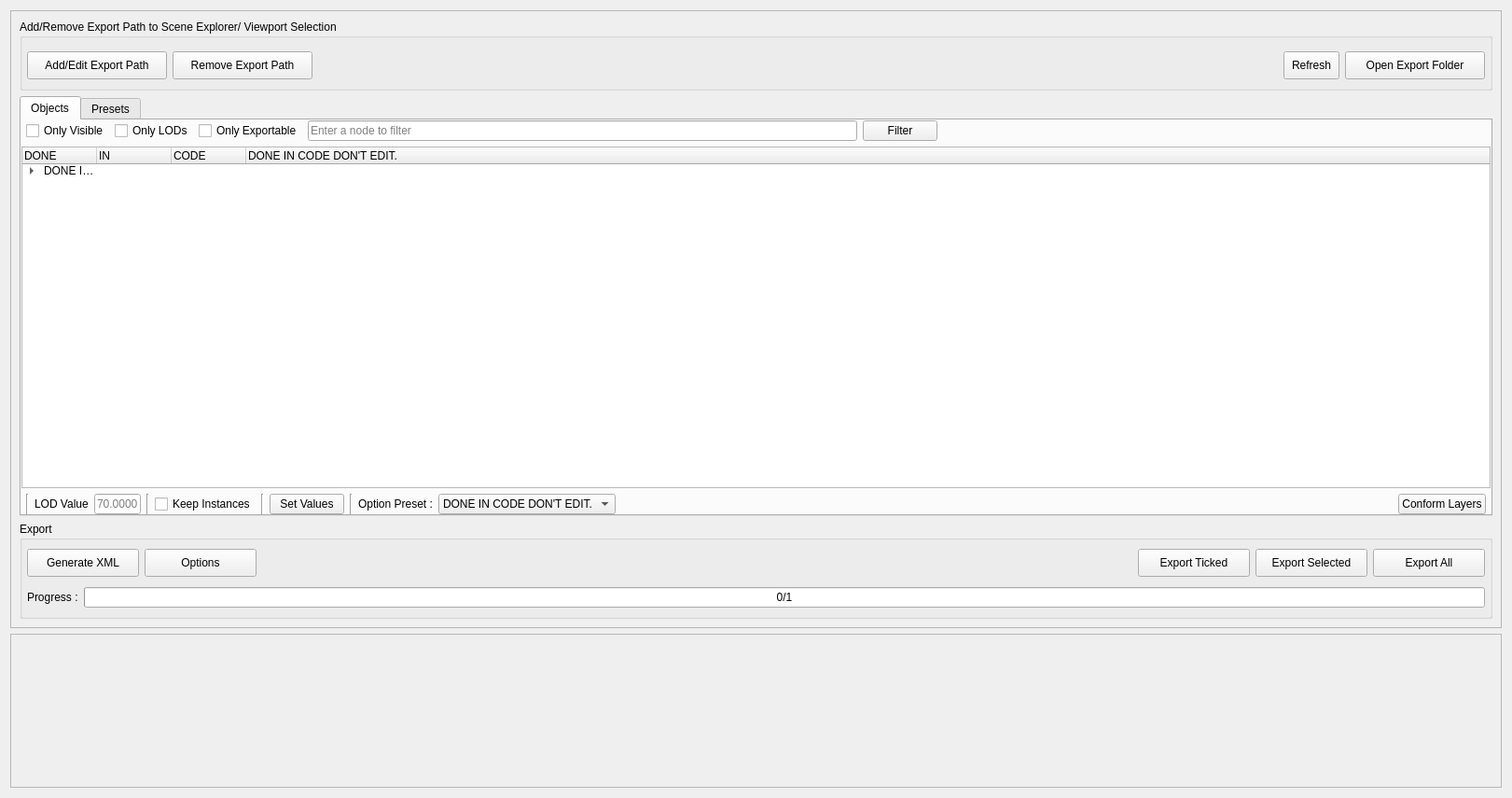
<?xml version="1.0" encoding="UTF-8"?>
<ui version="4.0">
 <class>MultiExporter</class>
 <widget class="QWidget" name="MultiExporter">
  <property name="geometry">
   <rect>
    <x>0</x>
    <y>0</y>
    <width>1621</width>
    <height>855</height>
   </rect>
  </property>
  <property name="minimumSize">
   <size>
    <width>679</width>
    <height>450</height>
   </size>
  </property>
  <property name="focusPolicy">
   <enum>Qt::StrongFocus</enum>
  </property>
  <property name="windowTitle">
   <string>Multi Exporter</string>
  </property>
  <layout class="QVBoxLayout" name="verticalLayout_8">
   <item>
    <widget class="QScrollArea" name="scrollArea">
     <property name="sizePolicy">
      <sizepolicy hsizetype="Expanding" vsizetype="Preferred">
       <horstretch>0</horstretch>
       <verstretch>80</verstretch>
      </sizepolicy>
     </property>
     <property name="widgetResizable">
      <bool>true</bool>
     </property>
     <widget class="QWidget" name="scrollAreaWidgetContents">
      <property name="geometry">
       <rect>
        <x>0</x>
        <y>0</y>
        <width>1601</width>
        <height>663</height>
       </rect>
      </property>
      <property name="minimumSize">
       <size>
        <width>300</width>
        <height>400</height>
       </size>
      </property>
      <layout class="QVBoxLayout" name="verticalLayout">
       <item>
        <widget class="QGroupBox" name="groupBox">
         <property name="minimumSize">
          <size>
           <width>0</width>
           <height>0</height>
          </size>
         </property>
         <property name="title">
          <string>Add/Remove Export Path to Scene Explorer/ Viewport Selection</string>
         </property>
         <layout class="QVBoxLayout" name="verticalLayout_5">
          <property name="leftMargin">
           <number>0</number>
          </property>
          <property name="rightMargin">
           <number>0</number>
          </property>
          <item>
           <spacer name="verticalSpacer">
            <property name="orientation">
             <enum>Qt::Vertical</enum>
            </property>
            <property name="sizeType">
             <enum>QSizePolicy::Minimum</enum>
            </property>
            <property name="sizeHint" stdset="0">
             <size>
              <width>20</width>
              <height>5</height>
             </size>
            </property>
           </spacer>
          </item>
          <item>
           <layout class="QHBoxLayout" name="horizontalLayout_2">
            <property name="leftMargin">
             <number>5</number>
            </property>
            <property name="topMargin">
             <number>0</number>
            </property>
            <property name="rightMargin">
             <number>5</number>
            </property>
            <property name="bottomMargin">
             <number>0</number>
            </property>
            <item>
             <widget class="QPushButton" name="btnAddExport">
              <property name="sizePolicy">
               <sizepolicy hsizetype="Preferred" vsizetype="Fixed">
                <horstretch>0</horstretch>
                <verstretch>0</verstretch>
               </sizepolicy>
              </property>
              <property name="minimumSize">
               <size>
                <width>150</width>
                <height>30</height>
               </size>
              </property>
              <property name="text">
               <string>Add/Edit Export Path</string>
              </property>
             </widget>
            </item>
            <item>
             <widget class="QPushButton" name="btnRemoveExport">
              <property name="sizePolicy">
               <sizepolicy hsizetype="Preferred" vsizetype="Fixed">
                <horstretch>0</horstretch>
                <verstretch>0</verstretch>
               </sizepolicy>
              </property>
              <property name="minimumSize">
               <size>
                <width>150</width>
                <height>30</height>
               </size>
              </property>
              <property name="text">
               <string>Remove Export Path</string>
              </property>
             </widget>
            </item>
            <item>
             <spacer name="horizontalSpacer_4">
              <property name="orientation">
               <enum>Qt::Horizontal</enum>
              </property>
              <property name="sizeType">
               <enum>QSizePolicy::Expanding</enum>
              </property>
              <property name="sizeHint" stdset="0">
               <size>
                <width>40</width>
                <height>20</height>
               </size>
              </property>
             </spacer>
            </item>
            <item>
             <widget class="QPushButton" name="btnRefresh">
              <property name="sizePolicy">
               <sizepolicy hsizetype="Minimum" vsizetype="Fixed">
                <horstretch>0</horstretch>
                <verstretch>0</verstretch>
               </sizepolicy>
              </property>
              <property name="minimumSize">
               <size>
                <width>60</width>
                <height>30</height>
               </size>
              </property>
              <property name="maximumSize">
               <size>
                <width>30</width>
                <height>30</height>
               </size>
              </property>
              <property name="text">
               <string>Refresh</string>
              </property>
              <property name="shortcut">
               <string>R</string>
              </property>
              <property name="autoDefault">
               <bool>false</bool>
              </property>
              <property name="default">
               <bool>false</bool>
              </property>
              <property name="flat">
               <bool>false</bool>
              </property>
             </widget>
            </item>
            <item>
             <widget class="QPushButton" name="btnOpenExportFolder">
              <property name="minimumSize">
               <size>
                <width>150</width>
                <height>30</height>
               </size>
              </property>
              <property name="text">
               <string>Open Export Folder</string>
              </property>
             </widget>
            </item>
           </layout>
          </item>
         </layout>
        </widget>
       </item>
       <item>
        <widget class="QTabWidget" name="tabWidget">
         <property name="enabled">
          <bool>true</bool>
         </property>
         <property name="currentIndex">
          <number>0</number>
         </property>
         <property name="documentMode">
          <bool>false</bool>
         </property>
         <property name="tabsClosable">
          <bool>false</bool>
         </property>
         <widget class="QWidget" name="tab_3">
          <attribute name="title">
           <string>Objects</string>
          </attribute>
          <layout class="QVBoxLayout" name="verticalLayout_4">
           <property name="leftMargin">
            <number>0</number>
           </property>
           <property name="topMargin">
            <number>0</number>
           </property>
           <property name="rightMargin">
            <number>0</number>
           </property>
           <property name="bottomMargin">
            <number>0</number>
           </property>
           <item>
            <layout class="QHBoxLayout" name="horizontalLayout_3">
             <property name="leftMargin">
              <number>5</number>
             </property>
             <property name="topMargin">
              <number>0</number>
             </property>
             <property name="rightMargin">
              <number>5</number>
             </property>
             <item>
              <widget class="QCheckBox" name="cbVisibleOnly">
               <property name="text">
                <string>Only Visible</string>
               </property>
              </widget>
             </item>
             <item>
              <widget class="QCheckBox" name="cbIncludeLods">
               <property name="text">
                <string>Only LODs</string>
               </property>
               <property name="checked">
                <bool>false</bool>
               </property>
              </widget>
             </item>
             <item>
              <widget class="QCheckBox" name="cbExportableOnly">
               <property name="text">
                <string>Only Exportable</string>
               </property>
              </widget>
             </item>
             <item>
              <widget class="QLineEdit" name="filterBar">
               <property name="placeholderText">
                <string>Enter a node to filter</string>
               </property>
              </widget>
             </item>
             <item>
              <widget class="QPushButton" name="filterButton">
               <property name="text">
                <string>Filter</string>
               </property>
              </widget>
             </item>
             <item>
              <spacer name="horizontalSpacer">
               <property name="orientation">
                <enum>Qt::Horizontal</enum>
               </property>
               <property name="sizeHint" stdset="0">
                <size>
                 <width>40</width>
                 <height>20</height>
                </size>
               </property>
              </spacer>
             </item>
            </layout>
           </item>
           <item>
            <widget class="QTreeWidget" name="treeLODs">
             <property name="alternatingRowColors">
              <bool>true</bool>
             </property>
             <property name="selectionMode">
              <enum>QAbstractItemView::ExtendedSelection</enum>
             </property>
             <property name="indentation">
              <number>20</number>
             </property>
             <attribute name="headerDefaultSectionSize">
              <number>80</number>
             </attribute>
             <column>
              <property name="text">
               <string>DONE</string>
              </property>
             </column>
             <column>
              <property name="text">
               <string>IN</string>
              </property>
             </column>
             <column>
              <property name="text">
               <string>CODE</string>
              </property>
             </column>
             <column>
              <property name="text">
               <string>DONE IN CODE DON'T EDIT.</string>
              </property>
             </column>
             <item>
              <property name="text">
               <string>DONE IN CODE DON'T EDIT.</string>
              </property>
              <item>
               <property name="text">
                <string>DONE IN CODE DON'T EDIT.</string>
               </property>
              </item>
              <item>
               <property name="text">
                <string>DONE IN CODE DON'T EDIT.</string>
               </property>
              </item>
              <item>
               <property name="text">
                <string>DONE IN CODE DON'T EDIT.</string>
               </property>
              </item>
             </item>
            </widget>
           </item>
           <item>
            <layout class="QHBoxLayout" name="horizontalLayout_6">
             <property name="leftMargin">
              <number>5</number>
             </property>
             <property name="topMargin">
              <number>0</number>
             </property>
             <property name="rightMargin">
              <number>5</number>
             </property>
             <item>
              <widget class="Line" name="line">
               <property name="orientation">
                <enum>Qt::Vertical</enum>
               </property>
              </widget>
             </item>
             <item>
              <widget class="QLabel" name="label_3">
               <property name="text">
                <string>LOD Value</string>
               </property>
              </widget>
             </item>
             <item>
              <widget class="QLineEdit" name="lodValue">
               <property name="maximumSize">
                <size>
                 <width>50</width>
                 <height>16777215</height>
                </size>
               </property>
               <property name="placeholderText">
                <string>70.0000</string>
               </property>
              </widget>
             </item>
             <item>
              <widget class="Line" name="line_6">
               <property name="orientation">
                <enum>Qt::Vertical</enum>
               </property>
              </widget>
             </item>
             <item>
              <widget class="QCheckBox" name="cbKeepInstances">
               <property name="text">
                <string>Keep Instances</string>
               </property>
              </widget>
             </item>
             <item>
              <widget class="Line" name="line_2">
               <property name="orientation">
                <enum>Qt::Vertical</enum>
               </property>
              </widget>
             </item>
             <item>
              <widget class="QPushButton" name="btnSetLODValues">
               <property name="text">
                <string>Set Values</string>
               </property>
              </widget>
             </item>
             <item>
              <widget class="Line" name="line_7">
               <property name="orientation">
                <enum>Qt::Vertical</enum>
               </property>
              </widget>
             </item>
             <item>
              <widget class="QLabel" name="label_6">
               <property name="text">
                <string>Option Preset :</string>
               </property>
              </widget>
             </item>
             <item>
              <widget class="QComboBox" name="cbObjectOptionPreset">
               <item>
                <property name="text">
                 <string>DONE IN CODE DON'T EDIT.</string>
                </property>
               </item>
              </widget>
             </item>
             <item>
              <spacer name="horizontalSpacer_6">
               <property name="orientation">
                <enum>Qt::Horizontal</enum>
               </property>
               <property name="sizeHint" stdset="0">
                <size>
                 <width>40</width>
                 <height>20</height>
                </size>
               </property>
              </spacer>
             </item>
             <item>
              <widget class="QPushButton" name="btnConformLayers">
               <property name="text">
                <string>Conform Layers</string>
               </property>
              </widget>
             </item>
            </layout>
           </item>
          </layout>
         </widget>
         <widget class="QWidget" name="tabPreset">
          <attribute name="title">
           <string>Presets</string>
          </attribute>
          <layout class="QVBoxLayout" name="verticalLayout_2">
           <property name="leftMargin">
            <number>0</number>
           </property>
           <property name="topMargin">
            <number>0</number>
           </property>
           <property name="rightMargin">
            <number>0</number>
           </property>
           <property name="bottomMargin">
            <number>0</number>
           </property>
           <item>
            <widget class="QSplitter" name="splitter">
             <property name="orientation">
              <enum>Qt::Horizontal</enum>
             </property>
             <widget class="QWidget" name="verticalLayoutWidget">
              <layout class="QVBoxLayout" name="verticalLayout_3">
               <property name="topMargin">
                <number>0</number>
               </property>
               <property name="rightMargin">
                <number>1</number>
               </property>
               <item>
                <widget class="QTreeWidget" name="treePresets">
                 <property name="enabled">
                  <bool>true</bool>
                 </property>
                 <property name="sizePolicy">
                  <sizepolicy hsizetype="Expanding" vsizetype="Expanding">
                   <horstretch>0</horstretch>
                   <verstretch>0</verstretch>
                  </sizepolicy>
                 </property>
                 <property name="dragEnabled">
                  <bool>true</bool>
                 </property>
                 <property name="dragDropMode">
                  <enum>QAbstractItemView::InternalMove</enum>
                 </property>
                 <property name="defaultDropAction">
                  <enum>Qt::MoveAction</enum>
                 </property>
                 <property name="alternatingRowColors">
                  <bool>true</bool>
                 </property>
                 <property name="selectionMode">
                  <enum>QAbstractItemView::ExtendedSelection</enum>
                 </property>
                 <attribute name="headerDefaultSectionSize">
                  <number>40</number>
                 </attribute>
                 <column>
                  <property name="text">
                   <string>DONE</string>
                  </property>
                 </column>
                 <column>
                  <property name="text">
                   <string>IN CODE DON'T EDIT</string>
                  </property>
                 </column>
                 <item>
                  <property name="text">
                   <string>DONE IN</string>
                  </property>
                  <property name="text">
                   <string>DONE IN CODE DON'T EDIT.DONE IN CODE DON'T EDIT.DONE IN CODE DON'T EDIT.DONE IN CODE DON'T EDIT.DONE IN CODE DON'T EDIT.DONE IN CODE DON'T EDIT.DONE IN CODE DON'T EDIT.DONE IN CODE DON'T EDIT.DONE IN CODE DON'T EDIT.DONE IN CODE DON'T EDIT.DONE IN CODE DON'T EDIT.</string>
                  </property>
                  <property name="textAlignment">
                   <set>AlignTrailing|AlignVCenter</set>
                  </property>
                  <property name="background">
                   <brush brushstyle="NoBrush">
                    <color alpha="255">
                     <red>0</red>
                     <green>0</green>
                     <blue>0</blue>
                    </color>
                   </brush>
                  </property>
                 </item>
                </widget>
               </item>
               <item>
                <layout class="QHBoxLayout" name="horizontalLayout_9">
                 <property name="leftMargin">
                  <number>5</number>
                 </property>
                 <property name="rightMargin">
                  <number>5</number>
                 </property>
                 <item>
                  <widget class="QPushButton" name="btnAddPreset">
                   <property name="text">
                    <string>Add Preset</string>
                   </property>
                  </widget>
                 </item>
                 <item>
                  <widget class="QPushButton" name="btnAddGroup">
                   <property name="text">
                    <string>Add Group</string>
                   </property>
                  </widget>
                 </item>
                 <item>
                  <widget class="Line" name="line_3">
                   <property name="orientation">
                    <enum>Qt::Vertical</enum>
                   </property>
                  </widget>
                 </item>
                 <item>
                  <widget class="QPushButton" name="btnDuplicatePreset">
                   <property name="text">
                    <string>Duplicate</string>
                   </property>
                  </widget>
                 </item>
                 <item>
                  <widget class="QPushButton" name="btnRemovePreset">
                   <property name="text">
                    <string>Remove</string>
                   </property>
                  </widget>
                 </item>
                 <item>
                  <widget class="QPushButton" name="btnSavePresetConf">
                   <property name="minimumSize">
                    <size>
                     <width>150</width>
                     <height>0</height>
                    </size>
                   </property>
                   <property name="maximumSize">
                    <size>
                     <width>300</width>
                     <height>16777215</height>
                    </size>
                   </property>
                   <property name="text">
                    <string>Save Ticked Preset Config</string>
                   </property>
                  </widget>
                 </item>
                 <item>
                  <widget class="QPushButton" name="btnImportPresetConf">
                   <property name="minimumSize">
                    <size>
                     <width>115</width>
                     <height>0</height>
                    </size>
                   </property>
                   <property name="maximumSize">
                    <size>
                     <width>300</width>
                     <height>16777215</height>
                    </size>
                   </property>
                   <property name="text">
                    <string>Import Preset Config</string>
                   </property>
                  </widget>
                 </item>
                 <item>
                  <spacer name="horizontalSpacer_7">
                   <property name="orientation">
                    <enum>Qt::Horizontal</enum>
                   </property>
                   <property name="sizeHint" stdset="0">
                    <size>
                     <width>40</width>
                     <height>20</height>
                    </size>
                   </property>
                  </spacer>
                 </item>
                 <item>
                  <widget class="QPushButton" name="btnPresetExpandAll">
                   <property name="text">
                    <string>Expand All</string>
                   </property>
                  </widget>
                 </item>
                 <item>
                  <widget class="QPushButton" name="btnPresetCollapseAll">
                   <property name="text">
                    <string>Collapse All</string>
                   </property>
                  </widget>
                 </item>
                 <item>
                  <widget class="QPushButton" name="btnEditPresetPath">
                   <property name="maximumSize">
                    <size>
                     <width>16777215</width>
                     <height>16777215</height>
                    </size>
                   </property>
                   <property name="text">
                    <string>Edit Path</string>
                   </property>
                  </widget>
                 </item>
                </layout>
               </item>
               <item>
                <layout class="QHBoxLayout" name="horizontalLayout_8">
                 <property name="leftMargin">
                  <number>5</number>
                 </property>
                 <property name="topMargin">
                  <number>0</number>
                 </property>
                 <property name="rightMargin">
                  <number>5</number>
                 </property>
                 <item>
                  <widget class="QLabel" name="label">
                   <property name="text">
                    <string>Name :</string>
                   </property>
                  </widget>
                 </item>
                 <item>
                  <widget class="QLineEdit" name="presetParamName">
                   <property name="minimumSize">
                    <size>
                     <width>100</width>
                     <height>0</height>
                    </size>
                   </property>
                   <property name="maximumSize">
                    <size>
                     <width>130</width>
                     <height>16777215</height>
                    </size>
                   </property>
                  </widget>
                 </item>
                 <item>
                  <widget class="Line" name="line_4">
                   <property name="orientation">
                    <enum>Qt::Vertical</enum>
                   </property>
                  </widget>
                 </item>
                 <item>
                  <widget class="QLabel" name="label_5">
                   <property name="text">
                    <string>Option Preset :</string>
                   </property>
                  </widget>
                 </item>
                 <item>
                  <widget class="QComboBox" name="cbOptionPreset">
                   <item>
                    <property name="text">
                     <string>DONE IN CODE DON'T EDIT.</string>
                    </property>
                   </item>
                  </widget>
                 </item>
                 <item>
                  <widget class="Line" name="line_5">
                   <property name="orientation">
                    <enum>Qt::Vertical</enum>
                   </property>
                  </widget>
                 </item>
                 <item>
                  <widget class="QPushButton" name="btnApplyPresetEdit">
                   <property name="maximumSize">
                    <size>
                     <width>40</width>
                     <height>16777215</height>
                    </size>
                   </property>
                   <property name="text">
                    <string>OK</string>
                   </property>
                  </widget>
                 </item>
                 <item>
                  <spacer name="horizontalSpacer_5">
                   <property name="orientation">
                    <enum>Qt::Horizontal</enum>
                   </property>
                   <property name="sizeHint" stdset="0">
                    <size>
                     <width>40</width>
                     <height>20</height>
                    </size>
                   </property>
                  </spacer>
                 </item>
                </layout>
               </item>
              </layout>
             </widget>
             <widget class="QWidget" name="verticalLayoutWidget_2">
              <layout class="QVBoxLayout" name="verticalLayout_7">
               <item>
                <widget class="QTreeWidget" name="treeLayer">
                 <property name="alternatingRowColors">
                  <bool>true</bool>
                 </property>
                 <property name="selectionMode">
                  <enum>QAbstractItemView::ExtendedSelection</enum>
                 </property>
                 <column>
                  <property name="text">
                   <string>         Layers</string>
                  </property>
                 </column>
                </widget>
               </item>
               <item>
                <layout class="QHBoxLayout" name="horizontalLayout_5">
                 <property name="leftMargin">
                  <number>5</number>
                 </property>
                 <property name="topMargin">
                  <number>0</number>
                 </property>
                 <property name="rightMargin">
                  <number>5</number>
                 </property>
                 <item>
                  <widget class="QPushButton" name="btnApplyPresetLayer">
                   <property name="text">
                    <string>Apply</string>
                   </property>
                  </widget>
                 </item>
                 <item>
                  <spacer name="horizontalSpacer_3">
                   <property name="orientation">
                    <enum>Qt::Horizontal</enum>
                   </property>
                   <property name="sizeHint" stdset="0">
                    <size>
                     <width>40</width>
                     <height>20</height>
                    </size>
                   </property>
                  </spacer>
                 </item>
                 <item>
                  <widget class="QPushButton" name="btnLayerExpandAll">
                   <property name="text">
                    <string>Expand All</string>
                   </property>
                  </widget>
                 </item>
                 <item>
                  <widget class="QPushButton" name="btnLayerCollapseAll">
                   <property name="text">
                    <string>Collapse All</string>
                   </property>
                  </widget>
                 </item>
                </layout>
               </item>
              </layout>
             </widget>
            </widget>
           </item>
          </layout>
         </widget>
        </widget>
       </item>
       <item>
        <widget class="QGroupBox" name="groupBox_2">
         <property name="sizePolicy">
          <sizepolicy hsizetype="Preferred" vsizetype="Preferred">
           <horstretch>0</horstretch>
           <verstretch>0</verstretch>
          </sizepolicy>
         </property>
         <property name="title">
          <string>Export</string>
         </property>
         <layout class="QVBoxLayout" name="verticalLayout_6">
          <property name="leftMargin">
           <number>0</number>
          </property>
          <property name="rightMargin">
           <number>0</number>
          </property>
          <item>
           <layout class="QHBoxLayout" name="horizontalLayout_4">
            <property name="leftMargin">
             <number>5</number>
            </property>
            <property name="topMargin">
             <number>0</number>
            </property>
            <property name="rightMargin">
             <number>5</number>
            </property>
            <item>
             <widget class="QPushButton" name="btnGenerateXML">
              <property name="minimumSize">
               <size>
                <width>120</width>
                <height>30</height>
               </size>
              </property>
              <property name="text">
               <string>Generate XML</string>
              </property>
             </widget>
            </item>
            <item>
             <widget class="QPushButton" name="btnOptions">
              <property name="minimumSize">
               <size>
                <width>120</width>
                <height>30</height>
               </size>
              </property>
              <property name="text">
               <string>Options</string>
              </property>
             </widget>
            </item>
            <item>
             <spacer name="horizontalSpacer_2">
              <property name="orientation">
               <enum>Qt::Horizontal</enum>
              </property>
              <property name="sizeHint" stdset="0">
               <size>
                <width>40</width>
                <height>20</height>
               </size>
              </property>
             </spacer>
            </item>
            <item>
             <widget class="QPushButton" name="btnExportTicked">
              <property name="minimumSize">
               <size>
                <width>120</width>
                <height>30</height>
               </size>
              </property>
              <property name="text">
               <string>Export Ticked</string>
              </property>
             </widget>
            </item>
            <item>
             <widget class="QPushButton" name="btnExportSelected">
              <property name="minimumSize">
               <size>
                <width>120</width>
                <height>30</height>
               </size>
              </property>
              <property name="text">
               <string>Export Selected</string>
              </property>
             </widget>
            </item>
            <item>
             <widget class="QPushButton" name="btnExportAll">
              <property name="minimumSize">
               <size>
                <width>120</width>
                <height>30</height>
               </size>
              </property>
              <property name="text">
               <string>Export All</string>
              </property>
             </widget>
            </item>
           </layout>
          </item>
          <item>
           <spacer name="verticalSpacer_2">
            <property name="orientation">
             <enum>Qt::Vertical</enum>
            </property>
            <property name="sizeType">
             <enum>QSizePolicy::Minimum</enum>
            </property>
            <property name="sizeHint" stdset="0">
             <size>
              <width>20</width>
              <height>5</height>
             </size>
            </property>
           </spacer>
          </item>
          <item>
           <layout class="QHBoxLayout" name="horizontalLayout_7">
            <property name="leftMargin">
             <number>5</number>
            </property>
            <property name="rightMargin">
             <number>5</number>
            </property>
            <item>
             <widget class="QLabel" name="label_4">
              <property name="text">
               <string>Progress :</string>
              </property>
             </widget>
            </item>
            <item>
             <widget class="QProgressBar" name="progressBar">
              <property name="minimum">
               <number>0</number>
              </property>
              <property name="maximum">
               <number>1</number>
              </property>
              <property name="value">
               <number>0</number>
              </property>
              <property name="textVisible">
               <bool>true</bool>
              </property>
              <property name="textDirection">
               <enum>QProgressBar::TopToBottom</enum>
              </property>
              <property name="format">
               <string>%v/%m</string>
              </property>
             </widget>
            </item>
           </layout>
          </item>
         </layout>
        </widget>
       </item>
      </layout>
     </widget>
    </widget>
   </item>
   <item>
    <widget class="QScrollArea" name="scrollArea_2">
     <property name="sizePolicy">
      <sizepolicy hsizetype="Expanding" vsizetype="Preferred">
       <horstretch>0</horstretch>
       <verstretch>20</verstretch>
      </sizepolicy>
     </property>
     <property name="widgetResizable">
      <bool>true</bool>
     </property>
     <widget class="QWidget" name="loggerArea">
      <property name="geometry">
       <rect>
        <x>0</x>
        <y>0</y>
        <width>1601</width>
        <height>164</height>
       </rect>
      </property>
      <layout class="QVBoxLayout" name="loggerAreaVLayout"/>
     </widget>
    </widget>
   </item>
  </layout>
 </widget>
 <resources/>
 <connections/>
</ui>
